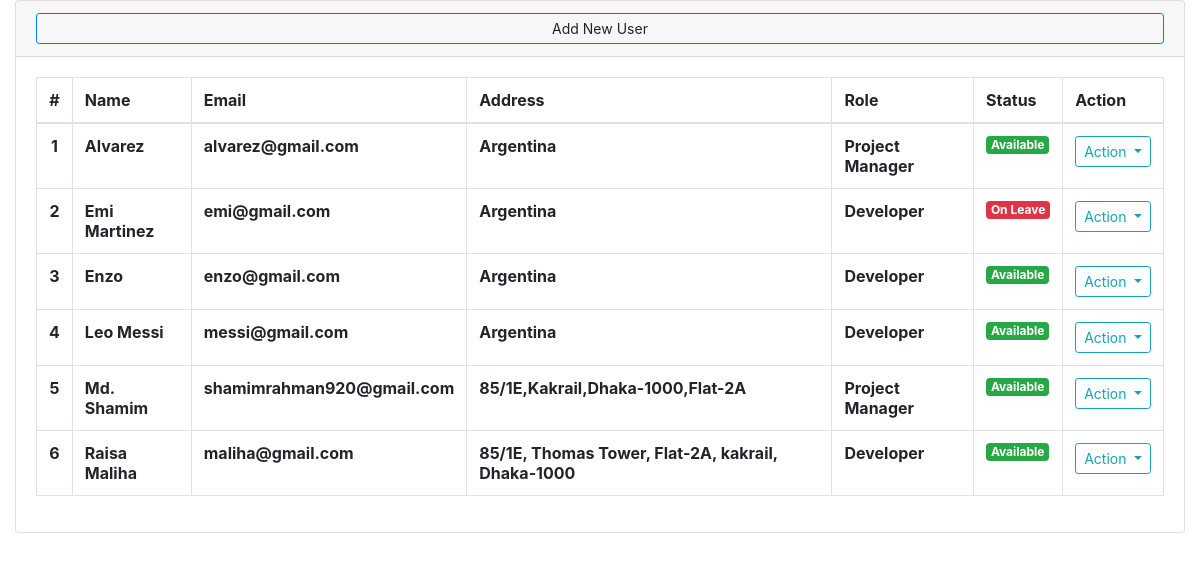
The page /app/views/users_list.php on the database its author committed.
### tables this page shows
CREATE TABLE `users` (
  `Id` int(30) NOT NULL,
  `Name` varchar(50) NOT NULL,
  `Address` varchar(100) NOT NULL,
  `Email` varchar(100) NOT NULL,
  `Password` text NOT NULL,
  `type` tinyint(11) NOT NULL DEFAULT 2,
  `Status` int(20) NOT NULL,
  `Avatar` text NOT NULL,
  `DateCreated` datetime(6) NOT NULL DEFAULT current_timestamp(6)
);

### app/views/users_list.php (the view, shortened to what this page needs)
<?php
 include '../../config/db_connect.php';
?>
<link rel="stylesheet" href="../../assets/css/bootstrap.css">
<div class="col-lg-12">
    <div class="card card-outline card-success">
        <div class="card-header">
            <div class="card-tools">
                <a class="btn btn-block btn-sm btn-default btn-flat border-primary" href="./index.php?page=user"> Add New User</a>
            </div>
        </div>
        <div class="card-body">
            <table class="table tabe-hover table-bordered" id="list">
                <thead>
                    <tr>
                        <th class="text-center">#</th>
                        <th>Name</th>
                        <th>Email</th>
                        <th>Address</th>
                        <th>Role</th>
                        <th>Status</th>
                        <th>Action</th>
                    </tr>
                </thead>
                <tbody>
                    <?php
					$i = 1;
					$type = array("","Project Manager","Developer");
                    $Status=array("","Available","On Leave");
					$qry = $conn->query("SELECT * FROM users order by `Name` asc");
					while($row= $qry->fetch_assoc()):
					?>
                    <tr>
                        <th class="text-center"><?php echo $i++ ?></th>
                        <td><b><?php echo ucwords($row['Name']) ?></b></td>
                        <td><b><?php echo $row['Email'] ?></b></td>
                        <td><b><?php echo $row['Address'] ?></b></td>
                        <td><b><?php echo $type[$row['type']] ?></b></td>
                        <td><b>
                                <?php
                         if($Status[$row['Status']] =='Available'){
                            echo "<span class='badge badge-success'>{$Status[$row['Status']]}</span>";
                          }elseif($Status[$row['Status']] =='On Leave')
                            echo "<span class='badge badge-danger'>{$Status[$row['Status']]}</span>";
                            ?></b></td>
                        <td class="text-center">
                            <button type="button"
                                class="btn btn-default btn-sm btn-flat border-info wave-effect text-info dropdown-toggle"
                                data-toggle="dropdown" aria-expanded="true">
                                Action
                            </button>
                        </td>
                    </tr>
                    <?php endwhile; ?>
                </tbody>
            </table>
        </div>
    </div>
</div>

### rows shown on the page
users: Name "Alvarez", Email "alvarez@gmail.com", Address "Argentina", type "Project Manager", Status "Available"
users: Name "Emi Martinez", Email "emi@gmail.com", Address "Argentina", type "Developer", Status "On Leave"
users: Name "Enzo", Email "enzo@gmail.com", Address "Argentina", type "Developer", Status "Available"
users: Name "Leo Messi", Email "messi@gmail.com", Address "Argentina", type "Developer", Status "Available"
users: Name "Md. Shamim", Email "shamimrahman920@gmail.com", Address "85/1E,Kakrail,Dhaka-1000,Flat-2A", type "Project Manager", Status "Available"
users: Name "Raisa Maliha", Email "maliha@gmail.com", Address "85/1E, Thomas Tower, Flat-2A, kakrail, Dhaka-1000", type "Developer", Status "Available"
